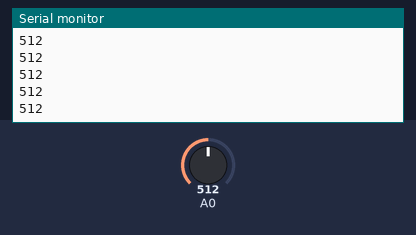
This sketch was run on a simulated Arduino Uno, built with avr-gcc and run on an emulated ATmega328P. Parts: the last lines printed to the serial monitor. The inputs (shaded band) are chosen by the test bench; at power-on: A0 = 512.

Above: at 1.2 s.
1.3 s: A0 set to 716
At 1.8 s:
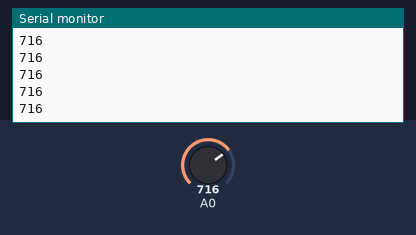
2.8 s: A0 set to 900
At 3.6 s:
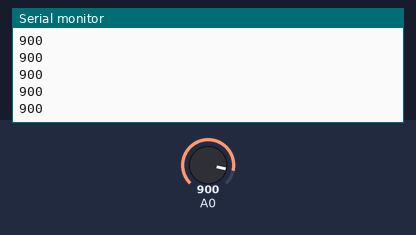
Timing chart, 0 to 5.8 s (numbered marks = the images above; inputs shaded):
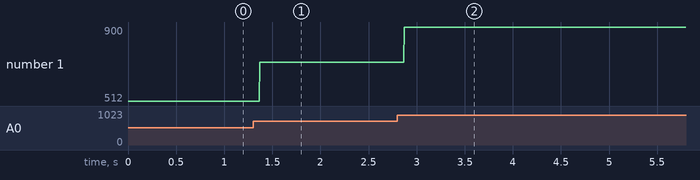

Measured:
- after the input at 1.3 s, the serial monitor: prints a new line after 0.07 s (image 1)
- after the input at 2.8 s, the serial monitor: prints a new line after 0.07 s (image 2)
- plotted number 1: 512 → 716 after the input at 1.3 s, 716 → 900 after the input at 2.8 s

The sketch:

P4-LDR.ino
```cpp
//when light max=1024, min=0
//int led=5;
void setup() {
Serial.begin(9600);
pinMode(A0,INPUT);
//pinMode(led,OUTPUT);
}

void loop() {
int state=analogRead(A0);
Serial.println(state);
//analogWrite(led,state);
}
```
